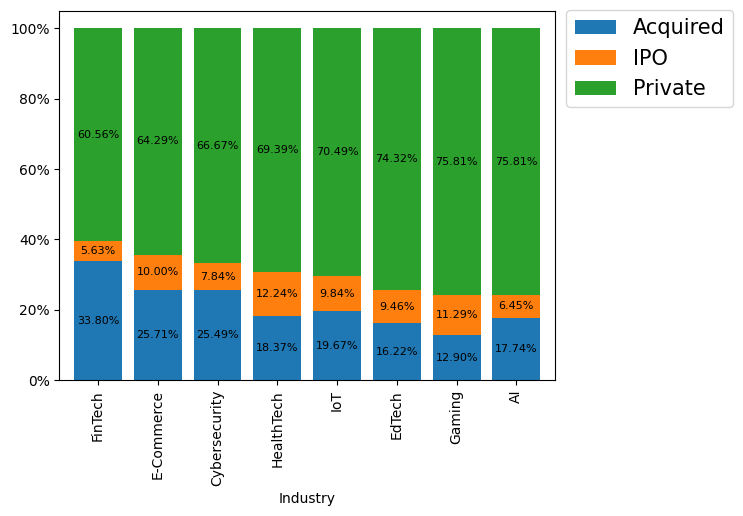

Reproduce this figure in Python.
x = exit_status_by_industry.groupby('Industry')[['ExitNumbers']].sum().reset_index()
exit_status_by_industry_perc = pd.merge(x, exit_status_by_industry, on = 'Industry')
exit_status_by_industry_perc.columns = ['Industry', 'ExitNumbersSum', 'ExitStatus', 'ExitNumbers']
exit_status_by_industry_perc['Exit % within industry'] = exit_status_by_industry_perc['ExitNumbers'] / exit_status_by_industry_perc['ExitNumbersSum']
exit_status_by_industry_perc = pd.pivot_table(exit_status_by_industry_perc, 
                                              values = 'Exit % within industry',
                                              columns = 'ExitStatus',
                                              index = 'Industry')

g = exit_status_by_industry_perc.sort_values(by = ['Private', 'Acquired', 'IPO'], 
                                         ascending = True).plot(kind = 'bar', stacked = True, width=0.8)
y_labels = ['{:,.0f}'.format(l*100) + "%" for l in g.get_yticks()]
ax = plt.gca()
g.set_yticklabels(y_labels)
for p in g.patches:
    width, height = p.get_width(), p.get_height()
    x, y = p.get_xy()
    
    ax.text(x + width/2, y + height/2, '{:,.2f}'.format(height*100) + '%',
                horizontalalignment='center', 
                verticalalignment='center', fontsize = 8)

plt.legend(loc = 1, bbox_to_anchor=(1.38, 1.03), frameon=True, fontsize = 15)
plt.savefig("07_startups_exit_status_by_industry_percentage.png", bbox_inches='tight')
plt.show()